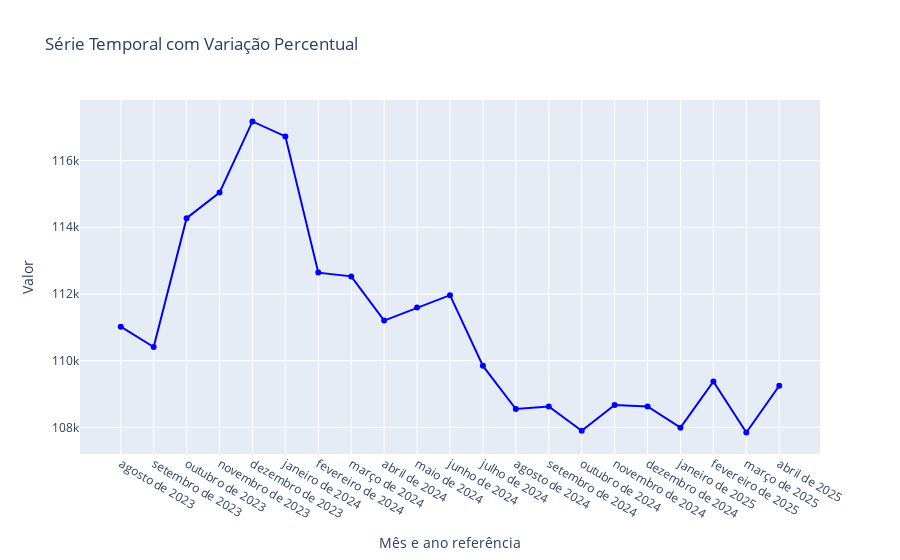

Here is the notebook cell this chart was saved with:
### Code cell
# Plot interativo
fig = go.Figure()

fig.add_trace(go.Scatter(
    x=df['MesReferencia'],
    y=df['Valor'],
    mode='lines+markers',
    marker=dict(color='blue'),
    hovertext=df['Hover'],
    hoverinfo='text'
))

fig.update_layout(
    title='Série Temporal com Variação Percentual',
    xaxis_title='Mês e ano referência',
    yaxis_title='Valor',
    hovermode='x unified'
)

fig.show()

### Figure 1 — Plotly figure (JSON) as saved in the notebook; plotly's stock layout.template omitted (floating-point values rounded to 4 significant figures)
{"data": [{"hoverinfo": "text", "hovertext": ["Data: agosto de 2023 <br>Valor: 111020.00<br>Variação: N/A", "Data: setembro de 2023 <br>Valor: 110409.00<br>Variação: -0.55%", "Data: outubro de 2023 <br>Valor: 114273.00<br>Variação: 3.50%", "Data: novembro de 2023 <br>Valor: 115040.00<br>Variação: 0.67%", "Data: dezembro de 2023 <br>Valor: 117174.00<br>Variação: 1.86%", "Data: janeiro de 2024 <br>Valor: 116726.00<br>Variação: -0.38%", "Data: fevereiro de 2024 <br>Valor: 112640.00<br>Variação: -3.50%", "Data: março de 2024 <br>Valor: 112527.00<br>Variação: -0.10%", "Data: abril de 2024 <br>Valor: 111201.00<br>Variação: -1.18%", "Data: maio de 2024 <br>Valor: 111592.00<br>Variação: 0.35%", "Data: junho de 2024 <br>Valor: 111964.00<br>Variação: 0.33%", "Data: julho de 2024 <br>Valor: 109843.00<br>Variação: -1.89%", "Data: agosto de 2024 <br>Valor: 108549.00<br>Variação: -1.18%", "Data: setembro de 2024 <br>Valor: 108626.00<br>Variação: 0.07%", "Data: outubro de 2024 <br>Valor: 107895.00<br>Variação: -0.67%", "Data: novembro de 2024 <br>Valor: 108672.00<br>Variação: 0.72%", "Data: dezembro de 2024 <br>Valor: 108625.00<br>Variação: -0.04%", "Data: janeiro de 2025 <br>Valor: 107990.00<br>Variação: -0.58%", "Data: fevereiro de 2025 <br>Valor: 109377.00<br>Variação: 1.28%", "Data: março de 2025 <br>Valor: 107843.00<br>Variação: -1.40%", "Data: abril de 2025 <br>Valor: 109246.00<br>Variação: 1.30%"], "marker": {"color": "blue"}, "mode": "lines+markers", "type": "scatter", "x": ["agosto de 2023 ", "setembro de 2023 ", "outubro de 2023 ", "novembro de 2023 ", "dezembro de 2023 ", "janeiro de 2024 ", "fevereiro de 2024 ", "março de 2024 ", "abril de 2024 ", "maio de 2024 ", "junho de 2024 ", "julho de 2024 ", "agosto de 2024 ", "setembro de 2024 ", "outubro de 2024 ", "novembro de 2024 ", "dezembro de 2024 ", "janeiro de 2025 ", "fevereiro de 2025 ", "março de 2025 ", "abril de 2025 "], "y": [111020, 110409, 114273, 115040, 117174, 116726, 112640, 112527, 111201, 111592, 111964, 109843, 108549, 108626, 107895, 108672, 108625, 107990, 109377, 107843, 109246]}], "layout": {"hovermode": "x unified", "title": {"text": "Série Temporal com Variação Percentual"}, "xaxis": {"title": {"text": "Mês e ano referência"}}, "yaxis": {"title": {"text": "Valor"}}}}
